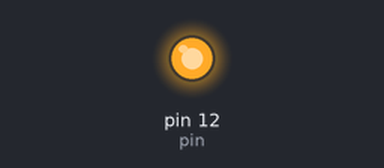
A sketch run on a simulated Arduino Uno, built with avr-gcc and run on an emulated ATmega328P. Shown: output pins drawn as LEDs (lit = HIGH). At 6.0 s the program stops and its outputs stay as they are.

Above: at 0.1 s.
At 3.1 s:
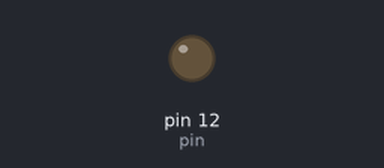
Timing chart, 0 to 4.6 s (numbered marks = the images above):
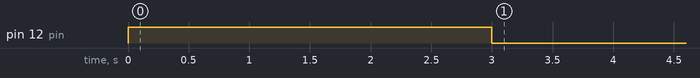

Measured:
- by itself, pin 12 (pin): LOW → HIGH at 0.00 s, → LOW 3.0 s later

The sketch:

arduino_main.ino
```cpp
int pin = 12;

void setup() {
	pinMode(pin, OUTPUT);
//	digitalWrite(pin, HIGH);
//	delay(3000);
//	digitalWrite(pin, LOW);
}

void loop()
{
//	exit(0);
	digitalWrite(pin, HIGH);
	delay(3000);
	digitalWrite(pin, LOW);
	delay(3000);
	exit(0);
}
```
